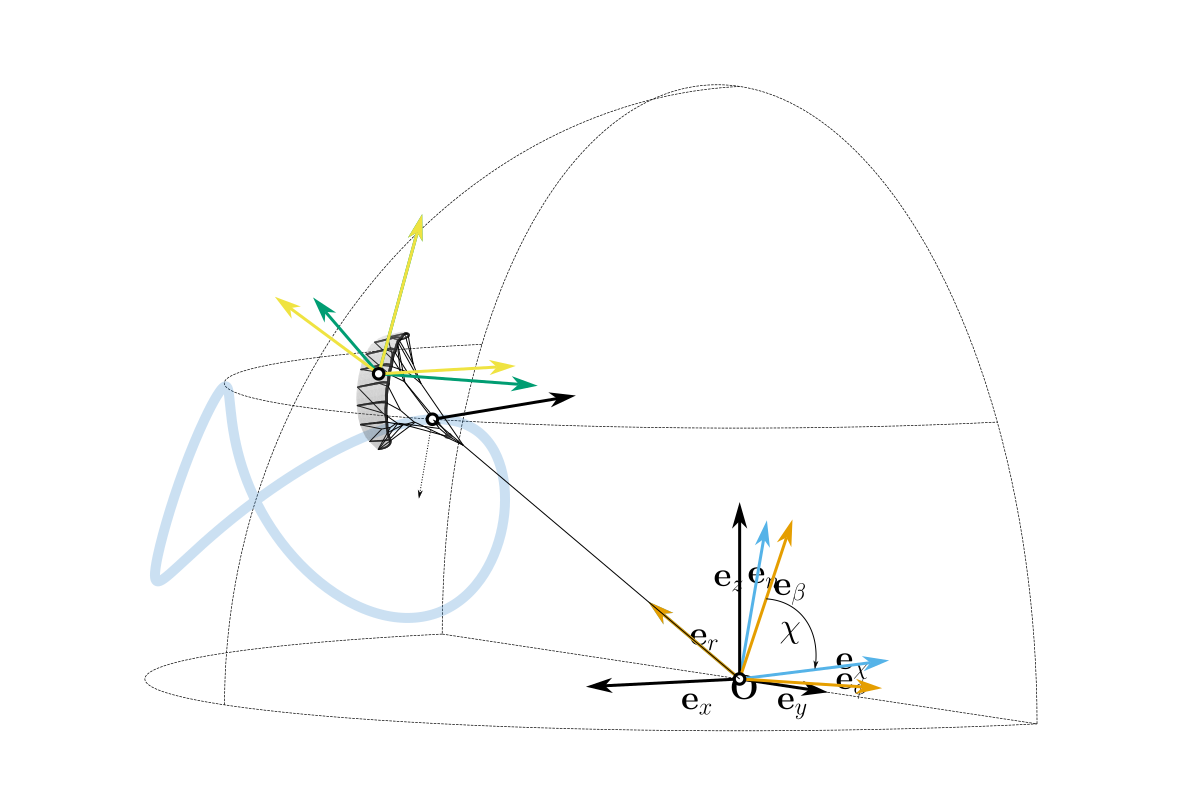

This chart was generated by the following Python code:
import numpy as np
import matplotlib.pyplot as plt
from mpl_toolkits import mplot3d
from mpl_toolkits.mplot3d.art3d import Poly3DCollection
from vplot3d.vplot3d import (
    init_view,
    Point,
    Line,
    Vector,
    save_svg_tex,
    Arc,
    ArcMeasure,
    Polygon,
)
import os
import sys
from pathlib import Path

# Folder with configuration and shared data
dat_path = Path.cwd().parent / "data"
# os.environ['CONF_PATH'] = str(dat_path)

from data.kiteV3 import KiteV3


PALETTE = {
    "Black": "#000000",
    "Orange": "#E69F00",
    "Sky Blue": "#56B4E9",
    "Bluish Green": "#009E73",
    "Yellow": "#F0E442",
    "Blue": "#0072B2",
    "Vermillion": "#D55E00",
    "Reddish Purple": "#CC79A7",
}
colors = list(PALETTE.values())


def transformation_C_from_A(theta_a, chi_a, roll):
    # Define the Pitch matrix
    Pitch = np.array(
        [
            [np.cos(theta_a), 0, np.sin(theta_a)],
            [0, 1, 0],
            [-np.sin(theta_a), 0, np.cos(theta_a)],
        ]
    )

    # Define the Yaw matrix
    Yaw = np.array(
        [
            [np.cos(chi_a), -np.sin(chi_a), 0],
            [np.sin(chi_a), np.cos(chi_a), 0],
            [0, 0, 1],
        ]
    )

    # Define the Roll matrix
    Roll = np.array(
        [[1, 0, 0], [0, np.cos(roll), -np.sin(roll)], [0, np.sin(roll), np.cos(roll)]]
    )

    # Compute the transformation matrix T using matrix multiplication
    T = Yaw @ Pitch @ Roll

    return T


def aerodynamic_angles_from_apparent_wind(v_apparent_wind):
    yaw = -np.atan(v_apparent_wind[1] / v_apparent_wind[0])
    pitch = np.atan2(
        v_apparent_wind[2], np.sqrt(v_apparent_wind[0] ** 2 + v_apparent_wind[1] ** 2)
    )
    return pitch, yaw


def transformation_AZR_from_W(azimuth, elevation):
    phi = azimuth
    beta = elevation
    transformation = np.array(
        [
            [-np.sin(phi), np.cos(phi), 0],
            [-np.sin(beta) * np.cos(phi), -np.sin(beta) * np.sin(phi), np.cos(beta)],
            [np.cos(beta) * np.cos(phi), np.cos(beta) * np.sin(phi), np.sin(beta)],
        ]
    )
    return transformation


def transformation_B_from_C(depower_angle):
    # Y rotation
    transformation = np.array(
        [
            [np.cos(depower_angle), 0, np.sin(depower_angle)],
            [0, 1, 0],
            [-np.sin(depower_angle), 0, np.cos(depower_angle)],
        ]
    )
    return transformation


def transformation_C_from_AZR(chi):
    transformation = np.array(
        [
            [np.sin(chi), np.cos(chi), 0],
            [-np.cos(chi), np.sin(chi), 0],
            [0, 0, 1],
        ]
    )
    return transformation


def z_rotation_matrix(theta):
    return np.array(
        [
            [np.cos(theta), -np.sin(theta), 0],
            [np.sin(theta), np.cos(theta), 0],
            [0, 0, 1],
        ]
    )


def rotation_matrix_earth2body(roll, pitch, yaw, sequence="321"):
    # Returns rotation matrix to transform from earth to body reference frame.
    # Earth: East, North, up
    # Body: front, left, up

    # Rotational matrix for roll.
    r_roll = np.array(
        [[1, 0, 0], [0, np.cos(roll), np.sin(roll)], [0, -np.sin(roll), np.cos(roll)]]
    )

    # Rotational matrix for pitch (nose down).
    r_pitch = np.array(
        [
            [np.cos(pitch), 0, -np.sin(pitch)],
            [0, 1, 0],
            [np.sin(pitch), 0, np.cos(pitch)],
        ]
    )

    # Rotational matrix for yaw.
    r_yaw = np.array(
        [[np.cos(yaw), np.sin(yaw), 0], [-np.sin(yaw), np.cos(yaw), 0], [0, 0, 1]]
    )

    rs = [r_roll, r_pitch, r_yaw]
    sequence = [int(i) - 1 for i in sequence]
    r = rs[sequence[2]].dot(rs[sequence[1]].dot(rs[sequence[0]]))
    return r


def plot_circle(roll, pitch, yaw, axis, radius, theta_max=2 * np.pi, **kwargs):
    rm_b2e = rotation_matrix_earth2body(roll, pitch, yaw).T

    n_elem = abs(int(theta_max * 180 / np.pi))
    theta = np.linspace(0, theta_max, n_elem)
    s = radius * np.sin(theta)
    c = radius * np.cos(theta)
    if axis == 0:  # TODO: not checked z rotation
        xyz = np.vstack([[-s], [c]])
    else:
        xyz = np.vstack([[s], [c]])
    xyz = np.insert(xyz, axis, 0, axis=0)

    xyz = rm_b2e.dot(xyz)

    plt.plot(xyz[0, :], xyz[1, :], xyz[2, :], **kwargs)


def plot_ground_square(roll, pitch, yaw, **kwargs):
    xyz = np.zeros((3, 5))
    xyz[:2, :] = get_square()

    rm = rotation_matrix_earth2body(roll, pitch, yaw).T
    xyz = rm.dot(xyz)
    plt.plot(xyz[0, :], xyz[1, :], xyz[2, :], **kwargs)


def get_square(side_x=0.5, side_y=1.0):
    xy = np.zeros((2, 5))
    xy[:, 0] = [side_x, side_y]
    xy[:, 1] = [-side_x, side_y]
    xy[:, 2] = [-side_x, -side_y]
    xy[:, 3] = [side_x, -side_y]
    xy[:, 4] = [side_x, side_y]

    return xy


def plot_tangential_plane(
    center_point,
    elevation,
    azimuth,
    course,
    axis=2,
    plot_kappa=False,
    plot=True,
    **kwargs,
):
    rm = transformation_AZR_from_W(azimuth, elevation)

    # Plot square
    rm = transformation_C_from_AZR(course) @ rm
    rm = rm.T
    xyz = get_square(side_x=1.0, side_y=1.0)
    xyz = np.insert(xyz, axis, 0, axis=0)
    xyz = rm.dot(xyz) + np.repeat([center_point], 5, axis=0).T

    # Plot x-axis
    xaxis = np.zeros((3, 2))
    xaxis[0, 1] = 2
    xaxis = rm.dot(xaxis) + np.repeat([center_point], 2, axis=0).T
    if plot:
        # plt.plot(xyz[0, :], xyz[1, :], xyz[2, :], **kwargs)
        ax3d = plt.gca()
        pc = Poly3DCollection([xyz.T])
        pc.set_facecolor((1, 1, 1, 0))
        pc.set_edgecolor("k")
        pc.set_linewidth(1)
        ax3d.add_collection3d(pc)
        # plt.plot(xaxis[0, :], xaxis[1, :], xaxis[2, :], **kwargs)

    return xaxis


def plot_ref_frame(elevation, azimuth, course, radius=10):

    scaling = 60

    # Plot earth reference frame
    Px = np.array([1, 0, 0])
    Py = np.array([0, 1, 0])
    Pz = np.array([0, 0, 1])
    e1 = Vector(
        PO, Px * scaling, shape="Arrow1Mend", linewidth=3, zorder=50, color=colors[0]
    )
    e2 = Vector(
        PO, Py * scaling, shape="Arrow1Mend", linewidth=3, zorder=50, color=colors[0]
    )
    e3 = Vector(
        PO, Pz * scaling, shape="Arrow1Mend", linewidth=3, zorder=50, color=colors[0]
    )

    ax.annotate3D(r'$\vec{O}$', xyz=PO, xytext=(-0.5,-1)) 
    ax.annotate3D(r'$\vec{e}_x$', xyz=Py, xytext=(-3,-1.5))
    ax.annotate3D(r'$\vec{e}_y$', xyz=Px, xytext=(2,-1.5))
    ax.annotate3D(r'$\vec{e}_z$', xyz=Pz, xytext=(-1.3,4.5))

    dcm = np.array([Px, Py, Pz])
    # Plot azimuth reference frame
    dcm_AZR = transformation_AZR_from_W(azimuth, elevation) @ dcm
    e1 = Vector(
        PO,
        dcm_AZR[0, :] * scaling,
        shape="Arrow1Mend",
        linewidth=3,
        zorder=50,
        color=colors[1],
    )
    e2 = Vector(
        PO,
        dcm_AZR[1, :] * scaling,
        shape="Arrow1Mend",
        linewidth=3,
        zorder=50,
        color=colors[1],
    )
    e3 = Vector(
        PO,
        dcm_AZR[2, :] * scaling,
        shape="Arrow1Mend",
        linewidth=3,
        zorder=50,
        color=colors[1],
    )

    ax.annotate3D(r'$\vec{e}_r$', xyz=PO, xytext=(-2.5,1.7))
    ax.annotate3D(r'$\vec{e}_\phi$', xyz=PO, xytext=(4.8,-0.5))
    ax.annotate3D(r'$\vec{e}_\beta$', xyz=PO, xytext=(1.7,4.2))

    # Plot course reference frame
    dcm_C = transformation_C_from_AZR(course) @ dcm_AZR
    pos = np.array(
        [
            radius * np.cos(elevation) * np.cos(azimuth),
            radius * np.cos(elevation) * np.sin(azimuth),
            radius * np.sin(elevation),
        ]
    )
    dcm_C = dcm_C
    e1 = Vector(
        PO,
        dcm_C[0, :] * scaling,
        shape="Arrow1Mend",
        linewidth=3,
        zorder=10,
        color=colors[2],
    )
    e2 = Vector(
        PO,
        dcm_C[1, :] * scaling,
        shape="Arrow1Mend",
        linewidth=3,
        zorder=10,
        color=colors[2],
    )
    e3 = Vector(
        PO,
        dcm_C[2, :] * scaling,
        shape="Arrow1Mend",
        linewidth=3,
        zorder=10,
        color=colors[2],
    )
    ax.annotate3D(r'$\vec{e}_\chi$', xyz=PO, xytext=(4.8,0.5))
    ax.annotate3D(r'$\vec{e}_n$', xyz=PO, xytext=(0.4,4.8))
    am1 = ArcMeasure(
        PO,
        v1=dcm_AZR[1, :],
        v2=dcm_C[0, :],
        vn=dcm_C[2, :],
        radius=scaling / 2,
        linewidth=1,
        shape="Arrow1Mend",
        zorder=100,
        color="k",
    )
    ax.annotate3D(r'$\chi$', xyz=PO, xytext=(2,2.1))
    return dcm, dcm_AZR, dcm_C


fig = plt.figure()
ax = fig.add_subplot(projection="3d", proj_type="ortho")
ax.set_axis_off()
elevation0 = 20 * np.pi / 180.0
radius = 200
# Initialize vector diagram
# See also https://matplotlib.org/stable/api/toolkits/mplot3d/view_angles.html
init_view(
    width=1200,
    height=800,
    xmin=-radius / 2,
    xmax=radius,
    ymin=-radius,
    ymax=radius,
    zmin=0,
    zmax=radius,
    zoom=2.5,
    elev=5,
    azim=60,
)

# Origin
PO = np.array([0, 0, 0])
O = Point(PO, shape="Point1M", zorder=100, color="k")

# Lissajous
t = np.linspace(0, 2 * np.pi, 361)
phi_liss = 35 * np.pi / 180.0 * np.sin(t)
beta_liss = 10 * np.pi / 180.0 * np.sin(2 * t) + elevation0

i_plot_instance = 42
elevation = beta_liss[i_plot_instance]
azimuth = phi_liss[i_plot_instance]
course = np.radians(80)

dcm, dcm_AZR, dcm_C = plot_ref_frame(elevation, azimuth, course)

x = radius * np.cos(phi_liss) * np.cos(beta_liss)
y = radius * np.sin(phi_liss) * np.cos(beta_liss)
z = radius * np.sin(beta_liss)
xyz_liss = np.vstack([[x], [y], [z]])

# # Ground circle
theta = np.linspace(-np.pi / 2, np.pi / 2, 361)
s = radius * np.sin(theta)
c = radius * np.cos(theta)
xyz = np.vstack([[c], [s]])

xyz = np.insert(xyz, 2, 0, axis=0)
plt.plot(xyz[0, :], xyz[1, :], xyz[2, :], color="k", linestyle="--", linewidth=0.7)

plt.plot([0, 0], [-radius, radius], [0, 0], color="k", linestyle="--", linewidth=0.7)
kwargs = {"color": "k", "linewidth": 0.7, "linestyle": "--"}
# Elevated circle
r = np.cos(elevation) * radius
s = r * np.sin(theta)
c = r * np.cos(theta)
xyz = np.vstack([[c], [s]])
z = np.sin(elevation) * radius
xyz = np.insert(xyz, 2, z, axis=0)
plt.plot(xyz[0, :], xyz[1, :], xyz[2, :], **kwargs)

# Half circles
theta = np.linspace(0, np.pi, 181)
s = radius * np.sin(theta)
c = radius * np.cos(theta)
xyz = np.vstack([[c], [s]])
xyz = np.insert(xyz, 0, 0, axis=0)
plt.plot(xyz[0, :], xyz[1, :], xyz[2, :], **kwargs)

theta = np.linspace(0, np.pi / 2, 181)
s = radius * np.sin(theta)
c = radius * np.cos(theta)
xyz = np.vstack([[c], [s]])
xyz = np.insert(xyz, 1, 0, axis=0)
plt.plot(xyz[0, :], xyz[1, :], xyz[2, :], **kwargs)

# xyz_kite = z_rotation_matrix(azimuth) @ xyz
# plt.plot(xyz_kite[0, :], xyz_kite[1, :], xyz_kite[2, :], **kwargs)

pos = [
    radius * np.cos(azimuth) * np.cos(elevation),
    radius * np.sin(azimuth) * np.cos(elevation),
    radius * np.sin(elevation),
]

# Plot lissajous
plt.plot(
    xyz_liss[0, :],
    xyz_liss[1, :],
    xyz_liss[2, :],
    linewidth=10,
    color="#3185cfff",
    alpha=0.25,
)

plot_tangential_plane(pos, elevation, azimuth, course, color="k")

pos = np.array(
    [
        radius * np.cos(elevation) * np.cos(azimuth),
        radius * np.cos(elevation) * np.sin(azimuth),
        radius * np.sin(elevation),
    ]
)



pos_t = pos - dcm_C[2, :]*20 #Tether attachemnt point
kv3 = KiteV3.rotated(pos_t, e1=dcm_C[0, :], e3=dcm_C[2, :], voff=pos_t, scale=5)



vtau = 30
vw = 10
vr = 2
depower_angle = np.radians(-5)

velocity_kite = np.array([vtau, 0, vr])
velocity_apparent_wind = vw * dcm[0, :] - velocity_kite

velocity_apparent_wind_C = dcm_C @ ([vw,0,0]) - velocity_kite
theta_a, chi_a = aerodynamic_angles_from_apparent_wind(velocity_apparent_wind_C)


Vector(PO, pos, shape="Arrow1Mend", zorder=100, color="k", linewidth=1)
wing_pos = pos + dcm_C[2, :] * 35
Point(pos, shape="Point1M", scale=1, zorder=50, color=colors[0])
dcm_A = transformation_C_from_A(theta_a, chi_a, 0).T @ dcm_C

Vector(wing_pos, dcm_A[0, :] * 60, shape="Arrow1Mend", zorder=11, color=colors[3])
Vector(wing_pos, dcm_A[1, :] * 60, shape="Arrow1Mend", zorder=11, color=colors[3])
Vector(wing_pos, dcm_A[2, :] * 60, shape="Arrow1Mend", zorder=11, color=colors[3])


dcm_WB = transformation_C_from_A(depower_angle, chi_a, 0).T @ dcm_C

Point(wing_pos, shape="Point1M", scale=1, zorder=50, color=colors[0])
Vector(wing_pos, dcm_WB[0, :] * 60, shape="Arrow1Mend", zorder=11, color=colors[4])
Vector(wing_pos, dcm_WB[1, :] * 60, shape="Arrow1Mend", zorder=11, color=colors[4])
Vector(wing_pos, dcm_WB[2, :] * 60, shape="Arrow1Mend", zorder=11, color=colors[4])


velocity_kite_W = dcm_C.T @ velocity_kite
# Kite velocity plot
Vector(pos, velocity_kite_W, shape="Arrow1Mend", zorder=11, scale = 2,color=colors[0])
# normal direction
Vector(pos, -dcm_C[1, :], shape="Arrow1Mend", zorder=11, scale = 30,color=colors[0], linestyle=':', linewidth=1)

save_svg_tex(
    "reference_frame", macro_file_path=dat_path / "macros.tex"
)
plt.close()
